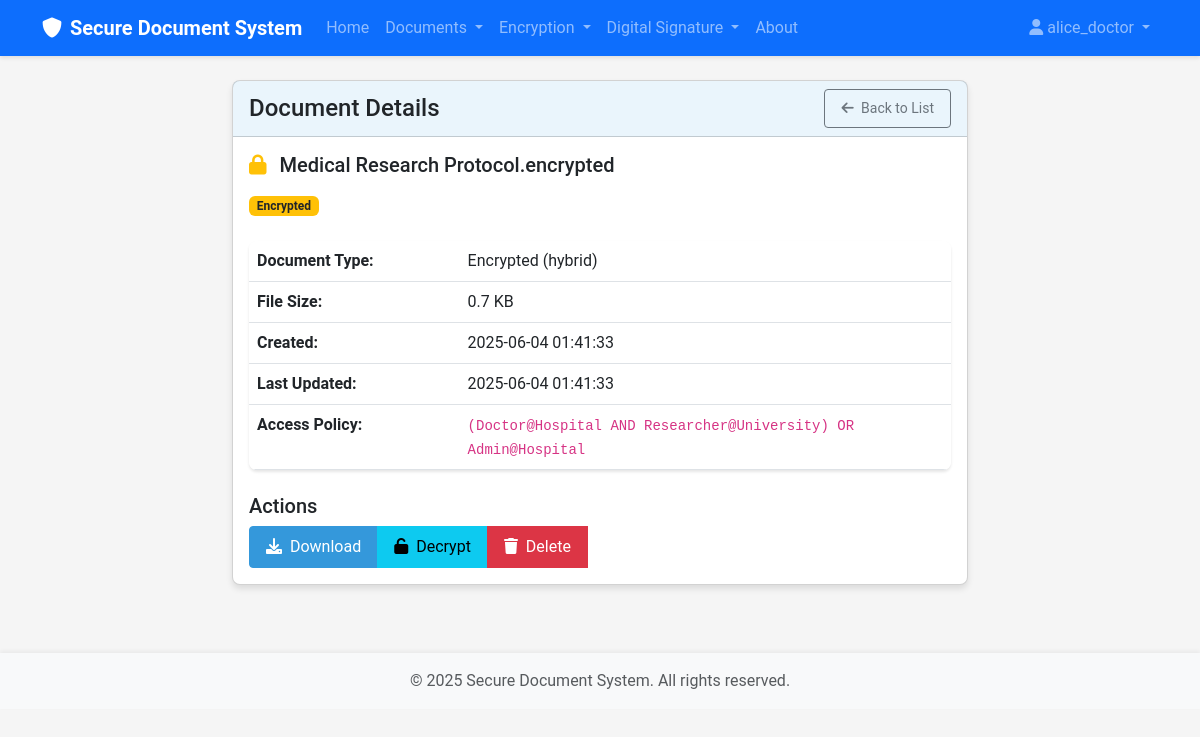
The page /document/view/2 (signed in) on the database as committed earlier.
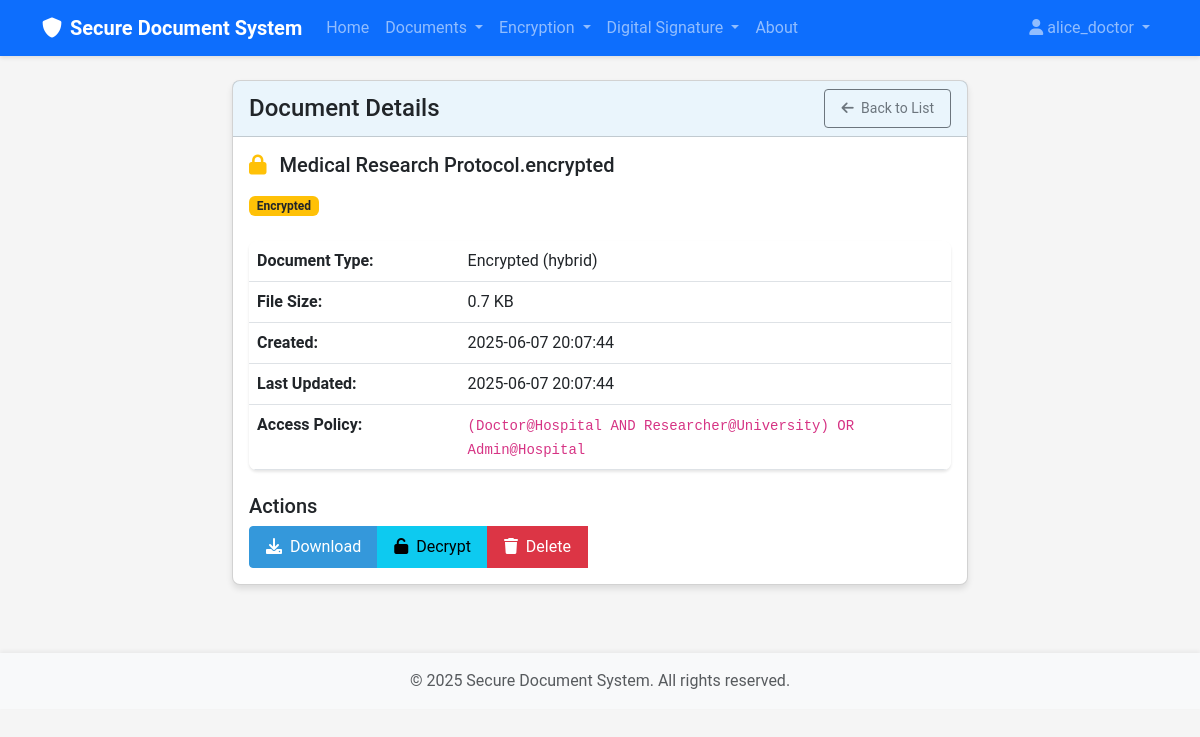
The same page on the database as committed later.
### src/models/document.py (models this page shows, shortened)
class Document(db.Model):
    id = db.Column(db.Integer, primary_key=True)
    filename = db.Column(db.String(256), nullable=False)
    original_filename = db.Column(db.String(256), nullable=False)
    file_type = db.Column(db.String(64))
    file_size = db.Column(db.Integer)  # Size in bytes
    doc_type = db.Column(db.String(20))  # 'original', 'encrypted', 'signed'
    encryption_method = db.Column(db.String(20), nullable=True)  # 'maabe', 'hybrid', None
    access_policy = db.Column(db.Text, nullable=True)
    is_signed = db.Column(db.Boolean, default=False)
    signature_file = db.Column(db.String(256), nullable=True)
    signer_id = db.Column(db.Integer, db.ForeignKey('user.id'), nullable=True)
    user_id = db.Column(db.Integer, db.ForeignKey('user.id'), nullable=False)
    parent_id = db.Column(db.Integer, db.ForeignKey('document.id'), nullable=True)
    children = db.relationship('Document',
                              backref=db.backref('parent', remote_side=[id]),
                              foreign_keys=[parent_id])
    signer = db.relationship('User', foreign_keys=[signer_id], backref='signed_documents')
    created_at = db.Column(db.DateTime, default=datetime.utcnow)
    updated_at = db.Column(db.DateTime, default=datetime.utcnow, onupdate=datetime.utcnow)

### src/routes/document.py (the view)
@document_bp.route('/view/<int:document_id>')
@login_required
def view(document_id):
    document = Document.query.get_or_404(document_id)
    if document.user_id != current_user.id:
        flash('You do not have permission to view this document', 'danger')
        return redirect(url_for('document.list'))
    return render_template('document/view.html', title='Document Details',
                          document=document)

### templates/document/view.html (shortened to what this page needs)
{% extends "base.html" %}
{% block content %}
<div class="row justify-content-center">
    <div class="col-md-8">
        <div class="card">
            <div class="card-header d-flex justify-content-between align-items-center">
                <h4 class="mb-0">Document Details</h4>
                <a href="{{ url_for('document.list') }}" class="btn btn-sm btn-outline-secondary">
                    <i class="fas fa-arrow-left me-1"></i> Back to List
                </a>
            </div>
            <div class="card-body">
                <div class="mb-4">
                    <h5>
                        {% if document.doc_type == 'original' %}
                            <i class="fas fa-file-alt text-primary me-2"></i>
                        {% elif document.doc_type == 'encrypted' %}
                            <i class="fas fa-lock text-warning me-2"></i>
                        {% elif document.doc_type == 'signed' %}
                            <i class="fas fa-file-signature text-success me-2"></i>
                        {% endif %}
                        {{ document.original_filename }}
                    </h5>
                    <div class="mt-3">
                        {% if document.doc_type == 'encrypted' %}
                            <span class="badge bg-warning text-dark">Encrypted</span>
                        {% endif %}
                    </div>
                </div>
                <table class="table">
                    <tr>
                        <th style="width: 30%">Document Type:</th>
                        <td>
                            {% if document.doc_type == 'original' %}
                                Original
                            {% elif document.doc_type == 'encrypted' %}
                                Encrypted ({{ document.encryption_method }})
                            {% elif document.doc_type == 'signed' %}
                                Signed
                            {% endif %}
                        </td>
                    </tr>
                    <tr>
                        <th>File Size:</th>
                        <td>{{ (document.file_size / 1024)|round(1) }} KB</td>
                    </tr>
                    <tr>
                        <th>Created:</th>
                        <td>{{ document.created_at.strftime('%Y-%m-%d %H:%M:%S') }}</td>
                    </tr>
                    <tr>
                        <th>Last Updated:</th>
                        <td>{{ document.updated_at.strftime('%Y-%m-%d %H:%M:%S') }}</td>
                    </tr>
                    {% if document.doc_type == 'encrypted' %}
                        <tr>
                            <th>Access Policy:</th>
                            <td><code>{{ document.access_policy }}</code></td>
                        </tr>
                    {% endif %}
                </table>
                <div class="mt-4">
                    <h5>Actions</h5>
                    <div class="btn-group">
                        <a href="{{ url_for('document.download', document_id=document.id) }}" class="btn btn-primary">
                            <i class="fas fa-download me-1"></i> Download
                        </a>
                        {% if document.doc_type == 'encrypted' %}
                            <a href="{{ url_for('encryption.decrypt', document_id=document.id) }}" class="btn btn-info">
                                <i class="fas fa-unlock me-1"></i> Decrypt
                            </a>
                        {% endif %}
                        <button type="button" class="btn btn-danger" onclick="confirmDelete('delete-form')">
                            <i class="fas fa-trash me-1"></i> Delete
                        </button>
                    </div>
                </div>
            </div>
        </div>
    </div>
</div>
{% endblock %}

Rows that differ between the two databases and show on the page:
changed Document "Medical Research Protocol.encrypted": created_at "2025-06-04 01:41:33" → "2025-06-07 20:07:44"; updated_at "2025-06-04 01:41:33" → "2025-06-07 20:07:44"
